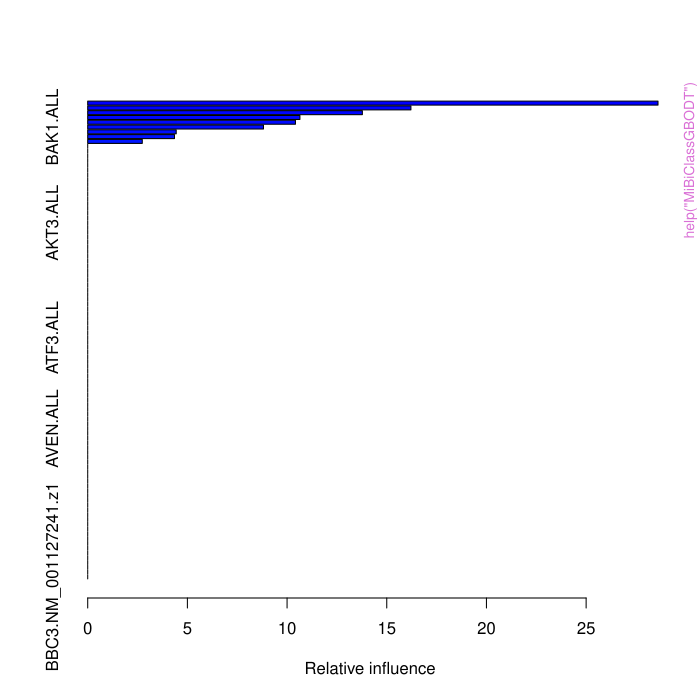

Here is the R script that generated this plot:
pkgname <- "MiDA"
source(file.path(R.home("share"), "R", "examples-header.R"))
options(warn = 1)
library('MiDA')

base::assign(".oldSearch", base::search(), pos = 'CheckExEnv')
base::assign(".old_wd", base::getwd(), pos = 'CheckExEnv')
cleanEx()
nameEx("MiBiClassGBODT")
### * MiBiClassGBODT

flush(stderr()); flush(stdout())

### Name: MiBiClassGBODT
### Title: Binary classification using gradient boosting over desicion
###   trees
### Aliases: MiBiClassGBODT

### ** Examples


#get gene expression and specimen data
data("IMexpression");data("IMspecimen")
#sample expression matrix and specimen data for binary classification,
#only "NORM" and "EBV" specimens are left
SampleMatrix<-MiDataSample(IMexpression, IMspecimen$diagnosis,"norm", "ebv")
SampleSpecimen<-MiSpecimenSample(IMspecimen$diagnosis, "norm", "ebv")
#Fitting, low tuning for faster running
BoostRes<-MiBiClassGBODT(SampleMatrix, SampleSpecimen, n.crossval = 3,
                       ntrees = 10, shrinkage = 1, intdepth = 2)
BoostRes[[1]] # QC values for n.crossval = 3 models and its summary
length(BoostRes[[2]]) # n.crossval = 3 data frames of probes feature importance for classification
head(BoostRes[[2]][[1]])




cleanEx()
nameEx("MiDataSample")
### * MiDataSample

flush(stderr()); flush(stdout())

### Name: MiDataSample
### Title: Select matrix columns based on values of attendant vector
### Aliases: MiDataSample

### ** Examples


#get gene expression and specimen data
data("IMexpression");data("IMspecimen")
dim(IMexpression) # 100 columns (genes/transcripts) - 89 specimens
colnames(IMexpression)[1:10] # look at first 10 columns of matrix - specimens IDs
IMspecimen[1:10,] # specimens IDs and group factor - diagnoses in attendant vector
# note that specimens in matrix columns are in the same order as specimens in description data
# select specimens with only EBV and NORM diagnoses (and sample the description data as well)
SampleMatrix<-MiDataSample(IMexpression, IMspecimen$diagnosis, "ebv", "norm")
SampleSamples<-MiSpecimenSample(IMspecimen$diagnosis, "ebv", "norm")
dim(SampleMatrix)# only 68 specimens with EBV and NORM diagnoses left
colnames(SampleMatrix)[1:10]
SampleSamples[1:10] # corresponding diagnoses




cleanEx()
nameEx("MiFracData")
### * MiFracData

flush(stderr()); flush(stdout())

### Name: MiFracData
### Title: Subset an expression matrix based on probe's feature importance
### Aliases: MiFracData

### ** Examples

# get gene expression and specimen data
data("IMexpression");data("IMspecimen")
#sample expression matrix and specimen data for binary classification,
#only "NORM" and "EBV" specimens are left
SampleMatrix<-MiDataSample(IMexpression, IMspecimen$diagnosis,"norm", "ebv")
dim(SampleMatrix) # 100 probes
SampleSpecimen<-MiSpecimenSample(IMspecimen$diagnosis, "norm", "ebv")
#Fitting, low tuning for faster running
ClassRes<-MiBiClassGBODT(SampleMatrix, SampleSpecimen, n.crossval = 3,
                         ntrees = 10, shrinkage = 1, intdepth = 2)
# List of influence data frames for all 3 models build using cross-validation
# is the 2nd element of BiClassGBODT results
# take 10 most important probes from each model
Sample2Matrix<-MiFracData(SampleMatrix, importance.list = ClassRes[[2]], 10)
dim(Sample2Matrix) # less than 100 probes left




cleanEx()
nameEx("MiInflCount")
### * MiInflCount

flush(stderr()); flush(stdout())

### Name: MiInflCount
### Title: Mean microarray probes' feature importance from binary
###   classification
### Aliases: MiInflCount

### ** Examples


# get gene expression and specimen data
data("IMexpression");data("IMspecimen")
# sample expression matrix and specimen data for binary classification,
# only "NORM" and "EBV" specimens are left
SampleMatrix<-MiDataSample(IMexpression, IMspecimen$diagnosis,"norm", "ebv")
SampleSpecimen<-MiSpecimenSample(IMspecimen$diagnosis, "norm", "ebv")
#Fitting, low tuning for faster running
ClassRes<-MiBiClassGBODT(SampleMatrix, SampleSpecimen, n.crossval = 3,
                        ntrees = 10, shrinkage = 1, intdepth = 2)
# List of influence data frames for all 3 models build using cross-validation
# is the 2nd element of BiClassGBODT results
Importances<-MiInflCount(ClassRes[[2]])
Importances[[1]][1:10,] # mean and sd. 0s are for low feature importance
Importances[[2]][1:10,] # original values for n.crossval = 3 models




cleanEx()
nameEx("MiIntDepthAjust")
### * MiIntDepthAjust

flush(stderr()); flush(stdout())

### Name: MiIntDepthAjust
### Title: Ajust maximum depth parameter for fitting generalized boosted
###   regression models
### Aliases: MiIntDepthAjust

### ** Examples

#get gene expression and specimen data
data("IMexpression");data("IMspecimen")
#sample expression matrix and specimen data for binary classification,
#only "NORM" and "EBV" specimens are left
SampleMatrix<-MiDataSample(IMexpression, IMspecimen$diagnosis,"norm", "ebv")
SampleSpecimen<-MiSpecimenSample(IMspecimen$diagnosis, "norm", "ebv")
#Fitting, low tuning for faster running. Test intdepth
set.seed(1)
ClassRes<-MiIntDepthAjust(SampleMatrix, SampleSpecimen, test.frac = 5, times=3,
                          ntrees = 10, shrinkage = 1, intdepth =  c(1,2))
ClassRes[[1]] # train accuracy
ClassRes[[2]] # test accuracy




cleanEx()
nameEx("MiNTreesAjust")
### * MiNTreesAjust

flush(stderr()); flush(stdout())

### Name: MiNTreesAjust
### Title: Ajust number of trees parameter for fitting generalized boosted
###   regression models
### Aliases: MiNTreesAjust

### ** Examples

#get gene expression and specimen data
data("IMexpression");data("IMspecimen")
#sample expression matrix and specimen data for binary classification,
#only "NORM" and "EBV" specimens are left
SampleMatrix<-MiDataSample(IMexpression, IMspecimen$diagnosis,"norm", "ebv")
SampleSpecimen<-MiSpecimenSample(IMspecimen$diagnosis, "norm", "ebv")
#Fitting, low tuning for faster running. Test ntrees
set.seed(1)
ClassRes<-MiNTreesAjust(SampleMatrix, SampleSpecimen, test.frac = 5, times = 3,
                       ntrees = c(10, 20), shrinkage = 1, intdepth = 2)
ClassRes[[1]] # train accuracy
ClassRes[[2]] # test accuracy





cleanEx()
nameEx("MiNorm")
### * MiNorm

flush(stderr()); flush(stdout())

### Name: MiNorm
### Title: Microarray data normalization
### Aliases: MiNorm

### ** Examples

data("IMexpression")
# Loess normalization
LoMatrix<-MiNorm(IMexpression, method="Loess")
par(mfrow=c(1,2))
boxplot(log2(IMexpression),main="Before normalization")
boxplot(log2(LoMatrix),main="Loess normalization")
par(mfrow=c(1,1))





graphics::par(get("par.postscript", pos = 'CheckExEnv'))
cleanEx()
nameEx("MiSelectSignif")
### * MiSelectSignif

flush(stderr()); flush(stdout())

### Name: MiSelectSignif
### Title: Select biological markers with high fold change and
###   classification importance
### Aliases: MiSelectSignif

### ** Examples

probes<-paste("probe", 1:50, sep="") #probes
mean1<-rnorm(50, mean=0, sd=1) #means
mean2<-rnorm(50, mean=5, sd=1)
infl<-c(1:50) # influence
stat.val<-rep(c(0.05, 0.04), c(20, 30))
Result<-MiSelectSignif(probes, mean1, mean2, FC.method="absolute", infl, stat.val,
                      tresh.FC=0.75, tresh.infl=0.75, tresh.stat=0.05)
Result[1:5,]




cleanEx()
nameEx("MiShrinkAjust")
### * MiShrinkAjust

flush(stderr()); flush(stdout())

### Name: MiShrinkAjust
### Title: Ajust learning rate parameter for fitting generalized boosted
###   regression modelsfor fitting generalized boosted regression models
### Aliases: MiShrinkAjust

### ** Examples

data("IMexpression");data("IMspecimen")
#sample expression matrix and specimen data for binary classification,
#only "NORM" and "EBV" specimens are left
SampleMatrix<-MiDataSample(IMexpression, IMspecimen$diagnosis,"norm", "ebv")
SampleSpecimen<-MiSpecimenSample(IMspecimen$diagnosis, "norm", "ebv")
#Fitting, low tuning for faster running. Test shrinkage
set.seed(1)
ClassRes<-MiShrinkAjust(SampleMatrix, SampleSpecimen, test.frac = 5, times = 3,
                        ntrees = 10, shrinkage = c(0.1, 1), intdepth = 2)
ClassRes[[1]] # train accuracy
ClassRes[[2]] # test accuracy




cleanEx()
nameEx("MiSpecimenSample")
### * MiSpecimenSample

flush(stderr()); flush(stdout())

### Name: MiSpecimenSample
### Title: Select values from factor vector
### Aliases: MiSpecimenSample

### ** Examples

#get gene expression and specimen data
data("IMexpression");data("IMspecimen")
dim(IMexpression) # 100 columns (genes/transcripts) - 89 specimens
colnames(IMexpression)[1:10] # look at first 10 columns of matrix - specimens IDs
IMspecimen[1:10,] # specimens IDs and group factor - diagnoses in attendant vector
# note that specimens in matrix columns are in the same order as specimens in description data
# select specimens with only EBV and NORM diagnoses (and sample the description data as well)
SampleMatrix<-MiDataSample(IMexpression, IMspecimen$diagnosis, "ebv", "norm")
SampleSamples<-MiSpecimenSample(IMspecimen$diagnosis, "ebv", "norm")
dim(SampleMatrix)# only 68 specimens with EBV and NORM diagnoses left
colnames(SampleMatrix)[1:10]
SampleSamples[1:10] # corresponding diagnoses




cleanEx()
nameEx("MiStatCount")
### * MiStatCount

flush(stderr()); flush(stdout())

### Name: MiStatCount
### Title: FDR for microarray gene expression data
### Aliases: MiStatCount

### ** Examples

data("IMexpression"); data("IMspecimen") # load data and specimen information
#sampling data and specimen information
ExpData<-MiDataSample(IMexpression, IMspecimen$diagnosis,"ebv", "norm")
Specimens<-MiSpecimenSample(IMspecimen$diagnosis, "ebv", "norm")
#Counting statistics
StatRes<-MiStatCount(ExpData, Specimens)
head(StatRes)




cleanEx()
nameEx("MiSummarize")
### * MiSummarize

flush(stderr()); flush(stdout())

### Name: MiSummarize
### Title: Microarray data summarization
### Aliases: MiSummarize

### ** Examples

data("IMexpression") # load data
# See 5 zonds to AGTR2.NM_000686
IMexpression [1:10, 1:5]
SumMatrix<-MiSummarize(IMexpression, sep=".")
# now there is median expression for AGTR2.NM_000686
SumMatrix[ 1:10, 1:5]




### * <FOOTER>
###
cleanEx()
options(digits = 7L)
base::cat("Time elapsed: ", proc.time() - base::get("ptime", pos = 'CheckExEnv'),"\n")
grDevices::dev.off()
###
### Local variables: ***
### mode: outline-minor ***
### outline-regexp: "\\(> \\)?### [*]+" ***
### End: ***
quit('no')
